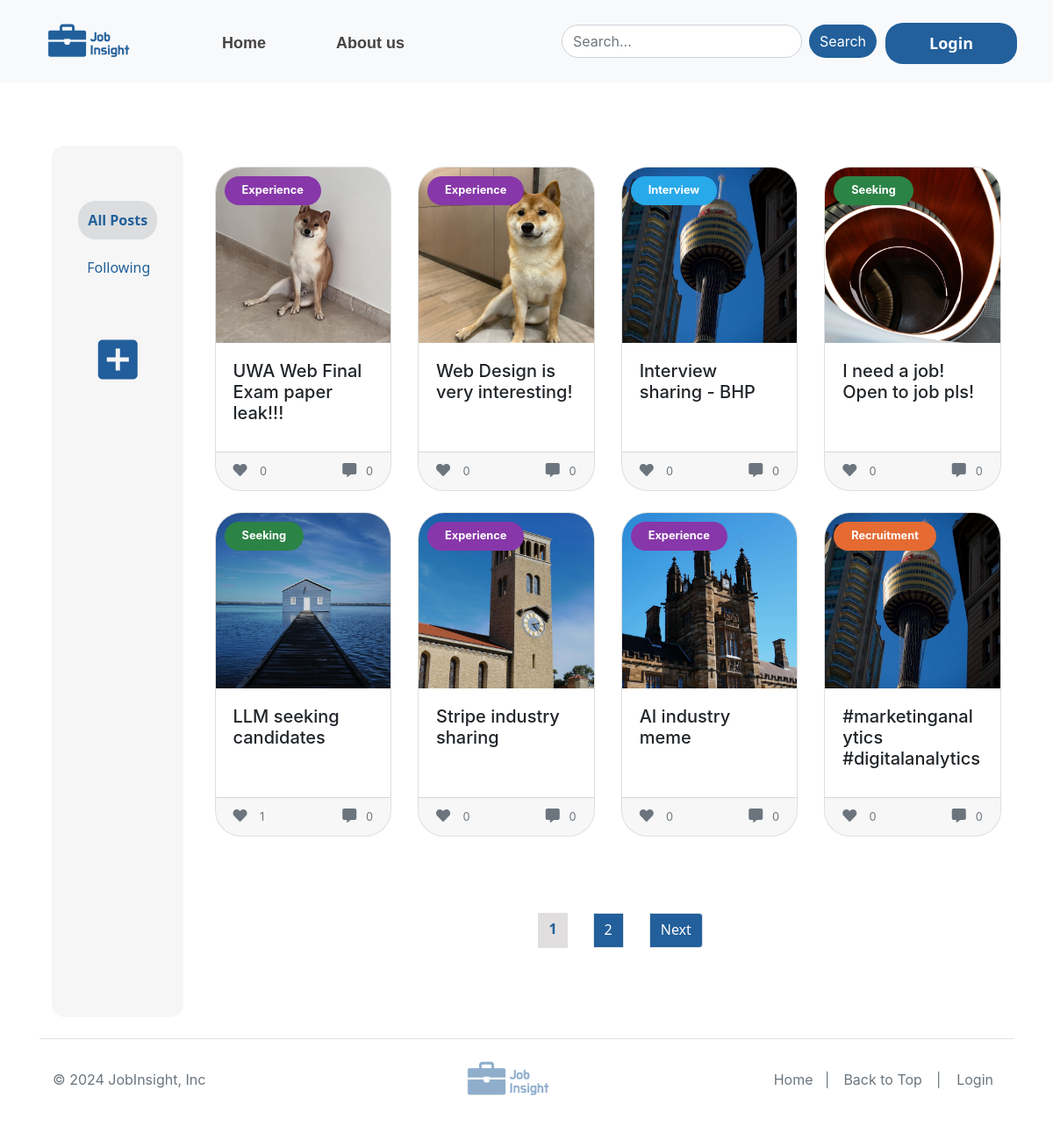
The page /home on the database its author committed.
### app/models.py (models this page shows, shortened)
class Post(db.Model):
    __tablename__ = 'post'
    id = db.Column(db.Integer, primary_key=True)
    title = db.Column(db.String(100), nullable=False)
    description = db.Column(db.String(200))
    img = db.Column(db.String(200))
    author_id = db.Column(db.Integer, db.ForeignKey('user.id'))  #Foreign key association for the author, used to output the author's name in connection with the user database.
    created_at = db.Column(db.DateTime, default=datetime.utcnow)
    category_id = db.Column(db.Integer, db.ForeignKey('category.id')) #Foreign key association of the category, used to output the name of the category by connecting to the category database
    likes = db.Column(db.Integer, default=0) #The default number of likes per post is 0.
    author = db.relationship('User', backref=db.backref('posts', lazy=True))
    comments = db.relationship('Comment', back_populates='post', lazy='dynamic')
    liked_by_users = db.relationship('User', secondary=user_likes, backref=db.backref('liked_posts', lazy='dynamic'))
    category = db.relationship('Category', backref=db.backref('posts', lazy=True))

class Category(db.Model): #Stores the category name, which is used to output the category. Because there is no way to enter data into this database, it needs to be manually entered into the database as 1 Interview, 2 Recruitment, 3 Seeking, and 4 Experience.
    __tablename__ = 'category'
    id = db.Column(db.Integer, primary_key=True)
    name = db.Column(db.String(80), unique=True, nullable=False)

### app/routes.py (the view)
@main.route('/')
@main.route('/home')
def home():
    filter_type = request.args.get('filter', 'all')
    page = request.args.get('page', 1, type=int)
    per_page = 8
    if filter_type == 'following' and current_user.is_authenticated:
        followed_ids = [followed.followed_id for followed in current_user.following]
        posts_query = Post.query.filter(Post.author_id.in_(followed_ids))
    else:
        posts_query = Post.query
    posts_pagination = posts_query.order_by(Post.created_at.desc()).paginate(page=page, per_page=per_page, error_out=False)
    posts = posts_pagination.items
    total_posts = posts_query.count()
    total_pages = posts_pagination.pages
    user_profile = UserDetails.query.filter_by(id=current_user.id).first() if current_user.is_authenticated else None
    return render_template(
        'home.html',
        posts=posts,
        filter=filter_type,
        page=page,
        total_pages=total_pages,
        user_profile=user_profile,
        title='Home'
    )

### app/templates/home.html (shortened to what this page needs)
{% extends "base.html" %}
{% block content %}
<div class="container-fluid">
    <div class="row" style="width: 95%;margin: auto;">
        <div class="col-xs-12 col-sm-12 col-md-12 col-lg-2">
            <div class="homesidebar">
                <br>
                <br>
                <a href="{{ url_for('main.home', filter='all') }}" class=" top2 {{'active' if filter == 'all' else '' }}">All Posts</a>
                <a href="{{ url_for('main.home', filter='following') }}" class=" requires-auth top2  {{'active' if filter == 'following' else '' }}">Following</a>
                <br><br>
                <a href="{{ url_for('main.upload_product') }}" class="requires-auth add-post-btn" data-bs-toggle="tooltip" data-bs-placement="bottom" title="Add New Post" id="addPostButton">
                    <i class="material-icons add-icon" style="font-size:60px">add_box</i>
                </a>
                <br>
            </div>
        </div>
        <br>
        <div class="col-xs-12 col-sm-12 col-md-12 col-lg-10" >
            <br>
            <div class="row row-cols-1 row-cols-sm-2 row-cols-lg-4 g-4">
                {% for post in posts %}
                <div class="col">
                    <a href="{{ url_for('main.show_post', post_id=post.id) }}" class="post-card-link">
                        <div class="card h-100 post-card">
                            {% if post.img %}
                            {% if post.category %}
                            {% set category_class = 'badge rounded-pill category-' + post.category.name %}
                            <div class="{{ category_class }}" style="position: absolute; top: 10px; left: 10px; z-index: 10;">
                                {{ post.category.name }}
                            </div>
                            {% else %}
                            <div class="badge rounded-pill category-none" style="position: absolute; top: 10px; left: 10px; z-index: 10;">
                                No Category
                            </div>
                            {% endif %}
                            <img src="{{ url_for('static', filename='post_image/' + post.img) }}" class="card-img-top" alt="{{ post.title }}" style="height: 200px; object-fit: cover;">
                            {% else %}
                            <img src="{{ url_for('static', filename='post_image/default.jpg') }}" class="card-img-top" alt="Default Image" style="height: 200px; object-fit: cover;">
                            {% endif %}
                            <div class="card-body">
                                <h5 class="card-title">{{ post.title }}</h5>
                            </div>
                            <div class="card-footer d-flex justify-content-between">
                                <small class="text-muted"><i class='fas fa-heart' style='font-size:16px'></i> &nbsp;&nbsp; {{ post.likes }}</small>
                                <small class="text-muted"><i class='fas fa-comment-alt' style='font-size:16px'></i> &nbsp;&nbsp;{{ post.comments.count() }}</small>
                            </div>
                        </div>
                    </a>
                </div>
                {% endfor %}
            </div >
                <br>
                <br>
                <br>
                <nav aria-label="Page navigation">
                    <ul class="pagination justify-content-center">
                        {% for num in range(1, total_pages + 1) %}
                            {% if num == page %}
                            <li class="page-item active "><span class="page-link">{{ num }}</span></li>
                            {% else %}
                            <li class="page-item"><a class="page-link " href="{{ url_for('main.home', page=num, filter=filter) }}">{{ num }}</a></li>
                            {% endif %}
                        {% endfor %}
                        {% if page  < total_pages %}
                        <li class="page-item"><a class="page-link " href="{{ url_for('main.home', page=page + 1, filter=filter) }}">Next</a></li>
                        {% else %}
                        <li class="page-item disabled"><span class="page-link ">Next</span></li>
                        {% endif %}
                    </ul>
                </nav>
            <br>
            <br>
        </div>
    </div>
</div>
{% endblock %}

### app/static/styles.css (style rules this page uses)
.homesidebar { display: flex; flex-direction: column; padding: 10px; border-radius: 15px; background-color:rgb(246, 246, 246); height: 100%; text-align: center; margin-right: 20px; min-width: 150px; }
.homesidebar .top2 { font-family:'Segoe UI', Tahoma, Geneva, Verdana, sans-serif; text-decoration: none; color: rgb(34, 95, 155); padding: 10px; border-radius: 20px; justify-content: center; transition: all 0.4s ease; margin: 5px 20px; display: inline-block; transition: all 0.4s ease; }
.add-post-btn { display: inline-block; position: relative; color: rgb(34, 94, 155); text-align: center; transition: transform 0.4s; z-index: 10; }
.homesidebar .active { background-color: rgb(219, 221, 223); color: rgb(34, 95, 155); border-radius: 20px; font-weight: bold; }
.badge { color: white; padding: 10px 20px !important; font-size: 0.8em !important; font-weight: bold !important; }
.post-card { border-radius: 30px !important; transition: all 0.2s ease; overflow: hidden; }
.post-card-link { text-decoration: none; transition: all 0.15s ease; }
.pagination .page-link { font-family:'Segoe UI', Tahoma, Geneva, Verdana, sans-serif; color: white !important; background-color:rgb(34, 95, 155) !important; height: 40px; transition: all 0.3s ease; }
.pagination .page-item { margin: 15px; }
.pagination .page-item.active .page-link { background-color: rgb(224, 222, 222)!important; border: transparent !important; color: rgb(34, 95, 155) !important; font-weight: bolder; }
.category-Interview { background-color: rgb(40, 169, 233); }
.category-Recruitment { background-color: rgb(229, 107, 51) }
.category-Seeking { background-color:rgb(44, 131, 70); }
.category-Experience { background-color: rgb(135, 55, 169); }

### rows shown on the page
Post: category.name "Experience", img (picture), title "UWA Web Final Exam paper leak!!!", likes "0", comments.count "0"
Post: category.name "Experience", img (picture), title "Web Design is very interesting!", likes "0", comments.count "0"
Post: category.name "Interview", img (picture), title "Interview sharing - BHP", likes "0", comments.count "0"
Post: category.name "Seeking", img (picture), title "I need a job! Open to job pls!", likes "0", comments.count "0"
Post: category.name "Seeking", img (picture), title "LLM seeking candidates", likes "1", comments.count "0"
Post: category.name "Experience", img (picture), title "Stripe industry sharing", likes "0", comments.count "0"
Post: category.name "Experience", img (picture), title "AI industry meme", likes "0", comments.count "0"
Post: category.name "Recruitment", img (picture), title "#marketinganalytics #digitalanalytics", likes "0", comments.count "0"

### other values the page prints
{{ num }} "1"
{{ num }} "2"
